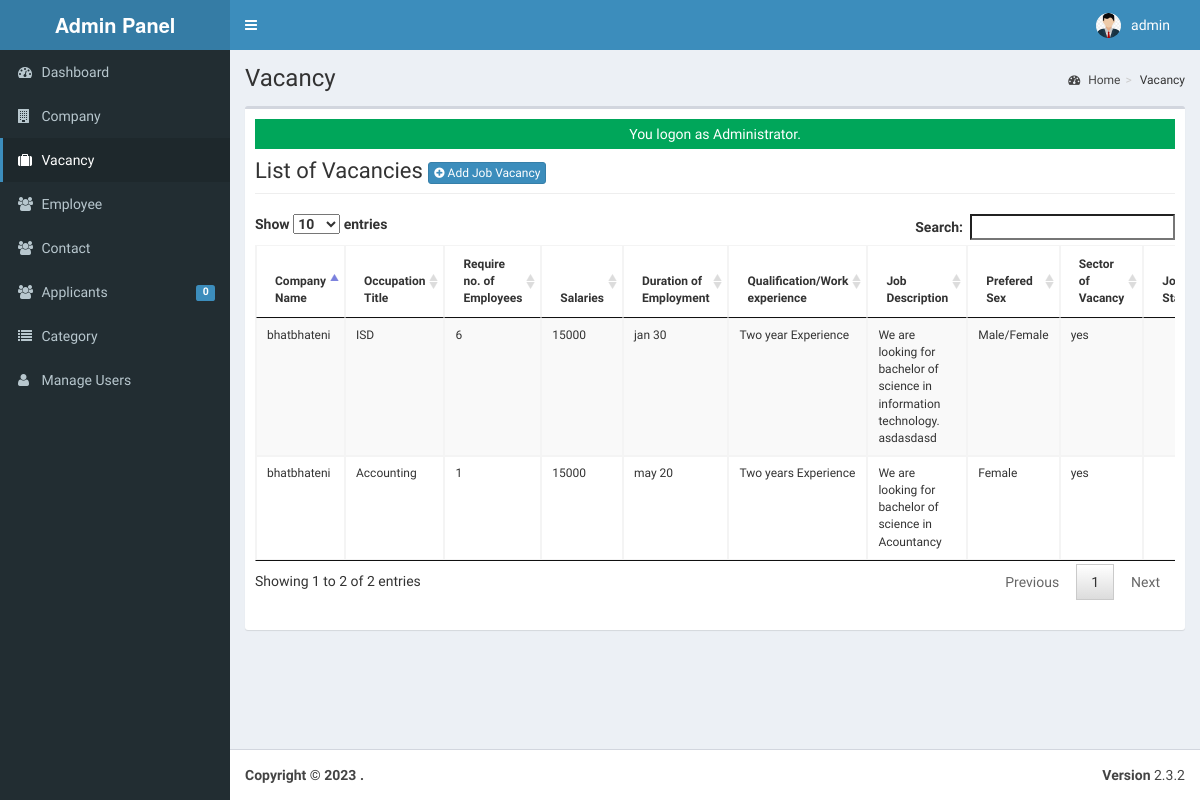
Screenshot of /admin/vacancy/index.php (signed in) with the database file from the repository.
### tables this page shows
CREATE TABLE `tblusers` (
  `USERID` varchar(30) NOT NULL,
  `FULLNAME` varchar(40) NOT NULL,
  `USERNAME` varchar(90) NOT NULL,
  `PASS` varchar(90) NOT NULL,
  `ROLE` varchar(30) NOT NULL,
  `PICLOCATION` varchar(255) NOT NULL
);

CREATE TABLE `tbljob` (
  `JOBID` int(11) NOT NULL,
  `COMPANYID` int(11) NOT NULL,
  `CATEGORY` varchar(250) NOT NULL,
  `OCCUPATIONTITLE` varchar(90) NOT NULL,
  `REQ_NO_EMPLOYEES` int(11) NOT NULL,
  `SALARIES` double NOT NULL,
  `DURATION_EMPLOYEMENT` varchar(90) NOT NULL,
  `QUALIFICATION_WORKEXPERIENCE` text NOT NULL,
  `JOBDESCRIPTION` text NOT NULL,
  `PREFEREDSEX` varchar(30) NOT NULL,
  `SECTOR_VACANCY` text NOT NULL,
  `JOBSTATUS` varchar(90) NOT NULL,
  `DATEPOSTED` datetime NOT NULL
);

CREATE TABLE `tblcompany` (
  `COMPANYID` int(11) NOT NULL,
  `COMPANYNAME` varchar(90) NOT NULL,
  `COMPANYADDRESS` varchar(90) NOT NULL,
  `COMPANYCONTACTNO` varchar(30) NOT NULL,
  `COMPANYSTATUS` varchar(90) NOT NULL,
  `COMPANYMISSION` text NOT NULL
);

### admin/vacancy/index.php (called while the page is built, shortened)
<?php
require_once("../../include/initialize.php");
$title="Vacancy";
require_once ("../theme/templates.php");
?>

### include/database.php (called while the page is built, shortened)
<?php
class Database {
	var $sql_string = '';
	private $conn;
	public function open_connection() {
		$this->conn = mysqli_connect(server,user,pass);
		if(!$this->conn){
			echo "Problem in database connection! Contact administrator!";
			exit();
		}else{
			$db_select = mysqli_select_db($this->conn,database_name);
		}
	}
	function setQuery($sql='') {
		$this->sql_string=$sql;
	}
	function executeQuery() {
		$result = mysqli_query($this->conn,$this->sql_string);
		return $result;
	}
	private function confirm_query($result) {
		return $result;
	}
	function loadResultList( $key='' ) {
		$cur = $this->executeQuery();
		$array = array();
		while ($row = mysqli_fetch_object($cur)) {
			if ($key) {
				$array[$row->$key] = $row;
			} else {
				$array[] = $row;
			}
		}
		return $array;
	}
	function loadSingleResult() {
		$cur = $this->executeQuery();
		while ($row = mysqli_fetch_object($cur)) {
		return $data = $row;
		}
	}
}
$mydb = new Database();
?>

### include/accounts.php (called while the page is built, shortened)
<?php
require_once(LIB_PATH.DS.'database.php');
class User {
	protected static  $tblname = "tblusers";
	function single_user($id=""){
			global $mydb;
			$mydb->setQuery("SELECT * FROM ".self::$tblname."
				Where USERID= '{$id}' LIMIT 1");
			$cur = $mydb->loadSingleResult();
			return $cur;
	}
}
?>

### include/function.php (called while the page is built, shortened)
<?php
function currentpage(){
		$this_page = $_SERVER['SCRIPT_NAME'];
	    $bits = explode('/',$this_page);
		 return $bits[3];
	}
		?>

### admin/vacancy/list.php (the view, shortened to what this page needs)
<div class="row">
      	 <div class="col-lg-12">
           <h1 class="page-header">List of Vacancies  <a href="index.php?view=add" class="btn btn-primary btn-xs  ">  <i class="fa fa-plus-circle fw-fa"></i> Add Job Vacancy</a>  </h1>
      		</div>
  		 </div>
 		    <form action="controller.php?action=delete" Method="POST">
		     <div class="table-responsive">
			<table id="dash-table" class="table table-striped table-bordered table-hover"  style="font-size:12px" cellspacing="0">
			  <thead>
			  	<tr>
			  		<th>Company Name</th>
			  		<th>Occupation Title</th>
			  		<th>Require no. of Employees</th>
			  		<th>Salaries</th>
			  		<th>Duration of Employment</th>
			  		<th>Qualification/Work experience</th>
			  		<th>Job Description</th>
			  		<th>Prefered Sex</th>
			  		<th>Sector of Vacancy</th>
			  		<th>Job Status</th>
			  	</tr>
			  </thead>
			  <tbody>
			  	<?php
			  		$mydb->setQuery("SELECT * FROM `tbljob` j, `tblcompany` c WHERE j.COMPANYID=c.COMPANYID");
			  		$cur = $mydb->loadResultList();
					foreach ($cur as $result) {
			  		echo '<tr>';
			  			echo '<td>' . $result->COMPANYNAME.'</td>';
			  			echo '<td>' . $result->OCCUPATIONTITLE.'</td>';
			  			echo '<td>' . $result->REQ_NO_EMPLOYEES.'</td>';
			  			echo '<td>' . $result->SALARIES.'</td>';
			  			echo '<td>' . $result->DURATION_EMPLOYEMENT.'</td>';
			  			echo '<td>' . $result->QUALIFICATION_WORKEXPERIENCE.'</td>';
			  			echo '<td>' . $result->JOBDESCRIPTION.'</td>';
			  			echo '<td>' . $result->PREFEREDSEX.'</td>';
			  			echo '<td>' . $result->SECTOR_VACANCY.'</td>';
			  			echo '<td>' . $result->JOBSTATUS.'</td>';
			  		echo '</tr>';
			  	}
			  	?>
			  </tbody>
			</table>
			</form>

### admin/theme/templates.php (shortened to what this page needs)
<!DOCTYPE html>
<html>
    <head>
        <link rel="stylesheet" href="<?php echo web_root;?>bootstrap/css/bootstrap.min.css">
        <link rel="stylesheet" href="<?php echo web_root;?>plugins/font-awesome/css/font-awesome.min.css">
        <link rel="stylesheet" href="<?php echo web_root;?>dist/css/AdminLTE.min.css">
        <link rel="stylesheet" href="<?php echo web_root;?>dist/css/skins/_all-skins.min.css">
        <link rel="stylesheet" href="<?php echo web_root;?>plugins/iCheck/flat/blue.css">
        <link rel="stylesheet" href="<?php echo web_root;?>plugins/morris/morris.css">
        <link rel="stylesheet" href="<?php echo web_root;?>plugins/jvectormap/jquery-jvectormap-1.2.2.css">
        <link href="<?php echo web_root; ?>plugins/datepicker/bootstrap-datetimepicker.min.css" rel="stylesheet" media="screen">
        <link rel="stylesheet" href="<?php echo web_root;?>plugins/dataTables/jquery.dataTables.min.css">
        <link rel="stylesheet" href="<?php echo web_root;?>plugins/bootstrap-wysihtml5/bootstrap3-wysihtml5.min.css">
    </head>
 <body class="hold-transition skin-blue fixed sidebar-mini">
<div class="wrapper">
  <header class="main-header">
    <a href="<?php echo web_root;?>/admin/" class="logo">
      <span class="logo-lg"><b>Admin Panel</b></span>
    </a>
    <nav class="navbar navbar-static-top" role="navigation">
      <a href="#" class="sidebar-toggle" data-toggle="offcanvas" role="button">
      </a>
      <div class="navbar-custom-menu">
        <ul class="nav navbar-nav">
          <?php
              $user = New User();
              $singleuser = $user->single_user($_SESSION['ADMIN_USERID']);
          ?>
          <li class="dropdown user user-menu" style="padding-right: 15px;"  >
            <a href="#" class="dropdown-toggle" data-toggle="dropdown">
              <img src="<?php echo web_root.'admin/user/'. $singleuser->PICLOCATION;?>" class="user-image" alt="User Image">
              <span class="hidden-xs"><?php echo $singleuser->FULLNAME; ?></span>
            </a>
          </li>
        </ul>
      </div>
    </nav>
  </header>
  <aside class="main-sidebar">
    <section class="sidebar">
      <ul class="sidebar-menu">
        <li  class="<?php echo (currentpage() == 'index.php') ? "active" : false;?>" >
          <a href="<?php echo web_root ;?>admin/">
            <i class="fa fa-dashboard"></i> <span>Dashboard</span>
          </a>
        </li>
        <li class="<?php echo (currentpage() == 'company') ? "active" : false;?>" >
          <a href="<?php echo web_root ;?>admin/company/">
            <i class="fa fa-building"></i> <span>Company</span>
          </a>
        </li>
        <li class="<?php echo (currentpage() == 'vacancy') ? "active" : false;?>" >
          <a href="<?php echo web_root ;?>admin/vacancy/">
            <i class="fa fa-suitcase"></i> <span>Vacancy</span>
          </a>
        </li>
        <li class="<?php echo (currentpage() == 'employee') ? "active" : false;?>" >
          <a href="<?php echo web_root ;?>admin/employee/">
            <i class="fa fa-users"></i> <span>Employee</span>
          </a>
        </li>
        <li class="<?php echo (currentpage() == 'contact') ? "active" : false;?>" >
          <a href="<?php echo web_root ;?>admin/contact/">
            <i class="fa fa-users"></i> <span>Contact</span>
          </a>
        </li>
        <li class="<?php echo (currentpage() == 'applicants') ? "active" : false;?>" >
          <a href="<?php echo web_root ;?>admin/applicants/">
            <i class="fa fa-users"></i> <span>Applicants</span>
            <span class="label label-primary pull-right">
              <?php
                $sql = "SELECT count(*) as 'APPL' FROM `tbljobregistration` WHERE `PENDINGAPPLICATION`=1";
                $mydb->setQuery($sql);
                $pending = $mydb->loadSingleResult();
                echo $pending->APPL;
              ?>
            </span>
          </a>
        </li>
        <li class="<?php echo (currentpage() == 'category') ? "active" : false;?>" >
          <a href="<?php echo web_root ;?>admin/category/">
            <i class="fa fa-list"></i> <span>Category</span>
          </a>
        </li>
         <li class="<?php echo (currentpage() == 'user') ? "active" : false;?>">
          <a href="<?php echo web_root; ?>admin/user/">
            <i class="fa fa-user"></i> <span>Manage Users</span> </a>
        </li>
      </ul>
    </section>
  </aside>
  <div class="content-wrapper">
  <section class="content-header">
      <h1>
        <?php echo isset($title) ? $title : ''; ?>
      </h1>
      <ol class="breadcrumb">
        <?php
          if ($title!='Home') {
            $active_title = '';
            if (isset($_GET['view'])) {
              $active_title = '<li class='.$active_title.'><a href="index.php">'.$title.'</a></li>';
            }else{
              $active_title = '<li class='.$active_title.'>'.$title.'</li>';
            }
            echo '<li><a href='.web_root.'admin/><i class="fa fa-dashboard"></i> Home</a></li>';
            echo  $active_title;
          }
        ?>
      </ol>
    </section>
         <section class="content">
          <div class="row">
            <div class="col-xs-12">
              <div class="box">
                <div class="box-body">
              <?php
               require_once $content;
               ?>
             </div>
           </div>
         </div>
         </section>
 </div>
  <footer class="main-footer">
    <div class="pull-right hidden-xs">
      <b>Version</b> 2.3.2
    </div>
    <strong>Copyright &copy; 2023 <a href="#"></a>.</strong>
  </footer>
    </body>
</html>

### rows the page displays
tblusers: PICLOCATION (placeholder picture), FULLNAME "admin"
tbljob: COMPANYID.COMPANYNAME "bhatbhateni", OCCUPATIONTITLE "ISD", REQ_NO_EMPLOYEES "6", SALARIES "15000", DURATION_EMPLOYEMENT "jan 30", QUALIFICATION_WORKEXPERIENCE "Two year Experience", JOBDESCRIPTION "We are looking for bachelor of science in information technology. asdasdasd", PREFEREDSEX "Male/Female", SECTOR_VACANCY "yes"
tbljob: COMPANYID.COMPANYNAME "bhatbhateni", OCCUPATIONTITLE "Accounting", REQ_NO_EMPLOYEES "1", SALARIES "15000", DURATION_EMPLOYEMENT "may 20", QUALIFICATION_WORKEXPERIENCE "Two years Experience", JOBDESCRIPTION "We are looking for bachelor of science in Acountancy", PREFEREDSEX "Female", SECTOR_VACANCY "yes"

### other values shown
$pending->APPL "0"
$title "Vacancy"
$_SESSION['message'] "You logon as Administrator."
